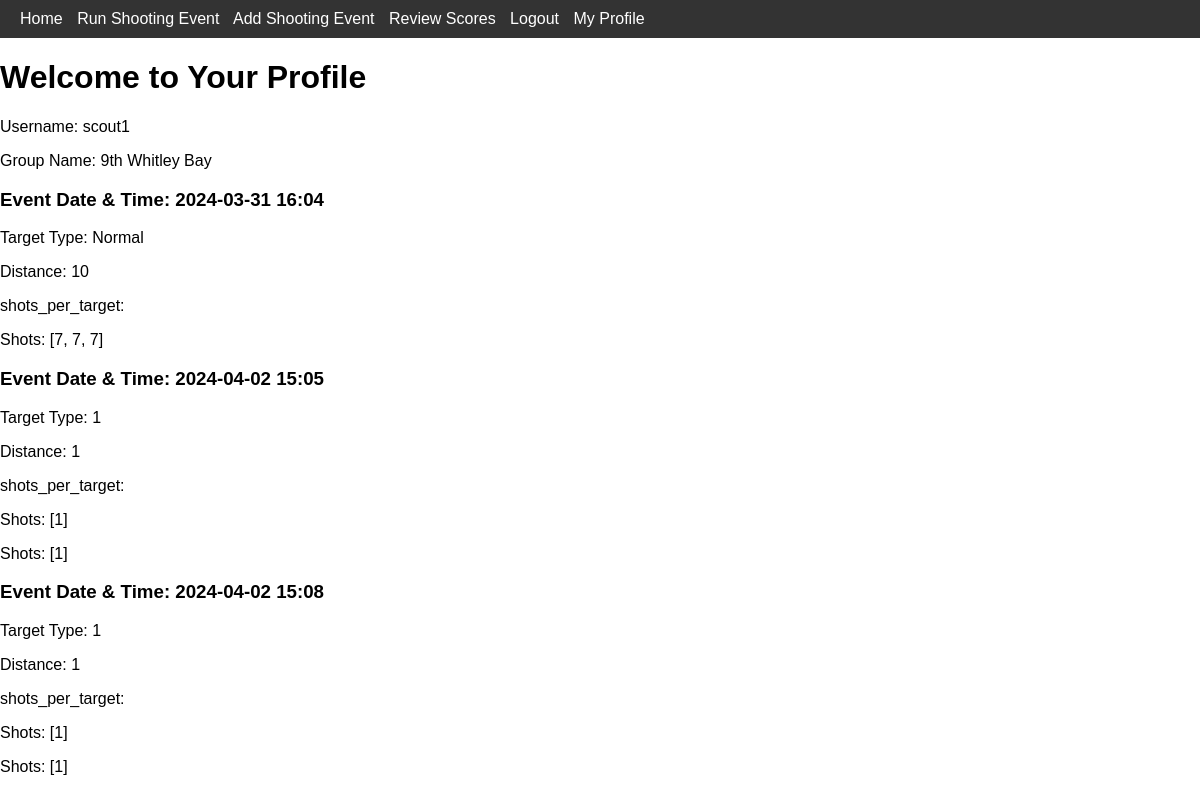
Page /my_profile (signed in) on the earlier database version.
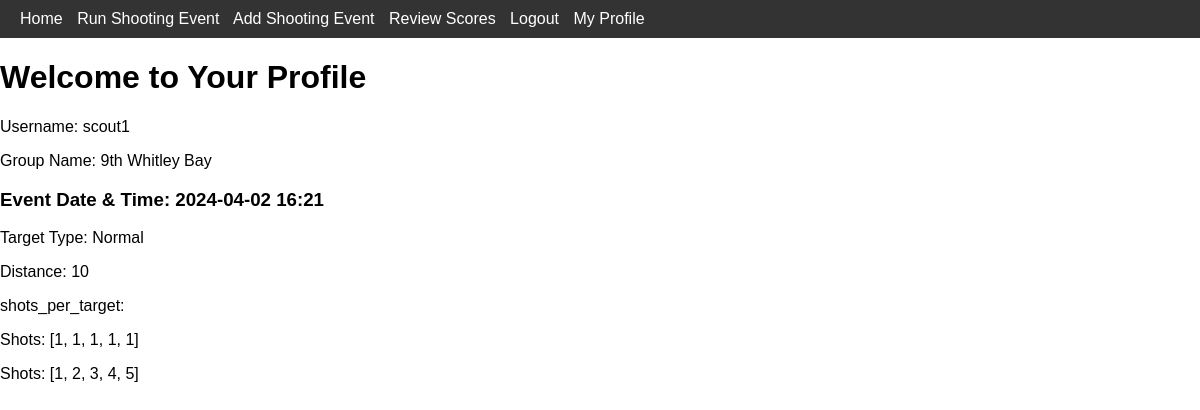
Same page on the later database version.
### app.py (models this page shows)
class User(db.Model):
    __tablename__ = "user"
    id = db.Column(db.Integer, primary_key=True)
    username = db.Column(db.String(80), unique=True, nullable=False)
    password = db.Column(db.String(120), nullable=False)
    admin = db.Column(db.Boolean, nullable=False)
    group_id = db.Column(db.Integer, db.ForeignKey('group.id'), nullable=False)
    type = db.Column(db.String(120), nullable=False) # Scout, Leader or District Comissioner

class Event(db.Model):
    __tablename__ = "event"
    id = db.Column(db.Integer, primary_key=True)
    description = db.Column(db.String(100), nullable=True)
    date = db.Column(db.String(100), nullable=True)
    time = db.Column(db.String(100), nullable=True)

class Format(db.Model):
    __tablename__ = "format"
    id = db.Column(db.Integer, primary_key=True)
    shots_per_target = db.Column(db.Integer, nullable=False)
    target_type = db.Column(db.String(50), nullable=False)
    distance = db.Column(db.Integer, nullable=False)

### app.py (the view)
@app.route('/my_profile')
def my_profile():
    if 'user_object_dict' not in session:
        return redirect(url_for('login'))
    user_object = get_session_user_object()
    username, group_name, user_id, user_data = user_object.my_profile(User)
    event_list = retrieve_shooting_data(user_id=user_id, user=user_data)
    return render_template('my_profile.html',
                           group_name = group_name,
                           username = username,
                           event_list=event_list
                           )

### SessionClasses.py (called while the page is built)
    def my_profile(self, User):
        user_data = User.query.filter_by(id = self.__id).first()
        n = self.__group_number
        suffix = { 1: "st", 2: "nd", 3: "rd" }.get(n if (n < 20) else (n % 10), 'th')
        group_name = str(str(n) + suffix + " " + self.__group_district)
        print(group_name)
        return self.__username, group_name, self.__id, user_data

    def my_profile(self, User):
        return super().my_profile(User)

### app.py (called while the page is built)
def get_session_user_object():
    if 'user_object_dict' not in session:
        print("There is no user_object_dict in session - redirecting to login page")
        print(session)
        return False
    user_object_dict = session.get('user_object_dict')
    print(user_object_dict)
    id = user_object_dict['_SessionUser__id']
    username = user_object_dict['_SessionUser__username']
    group_id = user_object_dict['_SessionUser__group_id']
    type = user_object_dict['_SessionUser__type']
    if type == "leader":
        user_object = SessionLeader(id, username, group_id, type, Group)
    elif type == "scout":
        user_object = SessionScout(id, username, group_id, type, Group)
    elif type == "district comissioner":
        user_object = SessionDistrictComissioner(id, username, group_id, type, Group)
    else:
        return "NO USER OBJECT CREATED"
    return user_object

### templates/my_profile.html (shortened to what this page needs)
<!DOCTYPE html>
<html lang="en">
<head>
    <link rel="stylesheet" href="{{ url_for('static', filename='css/main.css') }}">
    <link rel="stylesheet" href="{{ url_for('static', filename='css/navbar_style.css') }}">
</head>
<body>
    {% include 'navbar.html' %}
    <h1>Welcome to Your Profile</h1>
    <p>Username: {{ username }}</p>
    <p>Group Name: {{ group_name }}</p>
    <div id="events-container">
        {% for event in event_list %}
        <div class="event-box">
            <h3>Event Date & Time: {{ event.event_date }} {{ event.event_time }}</h3>
            <p> Target Type: {{ event.target_type }}</p>
            <p> Distance: {{ event.distance }}</p>
            <p> shots_per_target: {{ event.shots_per_target }}</p>
            {% for shot_score in event.shot_scores %}
            <div class="shots-box">
                <p>Shots: {{ shot_score }}</p>
            </div>
            {% endfor %}
        </div>
        {% endfor %}
    </div>
</body>
</html>

### templates/navbar.html (shortened to what this page needs)
<nav class="navbar-container">
    <div class="container">
        <a href="">Home</a>
        <a href="run_event">Run Shooting Event</a>
        <a href="add_event">Add Shooting Event</a>
        <a href="review_scores">Review Scores</a>
            {% if 'user_object_dict' in session %}
                <a href="{{ url_for('logout') }}">Logout</a>
                <a href="{{ url_for('my_profile') }}">My Profile</a>
            {% else %}
                <a href="{{ url_for('login') }}">Login</a>
                <a href="{{ url_for('signup') }}">Sign Up</a>
            {% endif %}
        </div>
</nav>

### static/css/main.css (style rules this page uses)
body { font-family: 'Arial', sans-serif; margin: 0; padding: 0; }
.container { max-width: 1200px; margin: 0 auto; }

### static/css/navbar_style.css (style rules this page uses)
.navbar-container { background-color: #333; padding: 10px 20px; }
.navbar-container a { color: white; text-decoration: none; margin-right: 10px; }

Differences in the rows shown:
removed Event: event_date "2024-04-02", event_time "15:05"
removed Event: event_date "2024-04-02", event_time "15:08"
Other differences:
new list line: "Event Date & Time: Target Type: Distance: 10 shots_per_target: Shots: [1, 1, 1, 1, 1] Shots: [1, 2, 3, 4, 5]"
new list line: "2024-04-02 16:21"
new list line: "Normal"
list line gone: "Event Date & Time: Target Type: Distance: 10 shots_per_target: Shots: [7, 7, 7]"
list line gone: "2024-03-31 16:04"
list line gone: "Normal"
list line gone: "Event Date & Time: Target Type: 1 Distance: 1 shots_per_target: Shots: [1] Shots: [1]"
